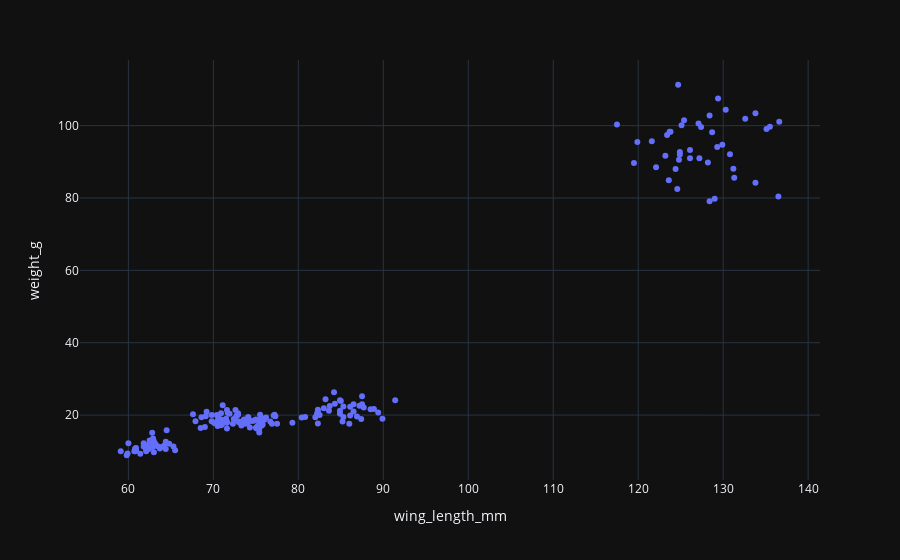

Notebook source saved alongside this figure:
### Code cell
import plotly.express as px
import pandas as pd

# Load prepared data
df = pd.read_csv("clean_ringing_data.csv")
# df = pd.read_csv("clean_ringing_data_phenology.csv")

# Basic workflow: One-liner command -> interactive figure
fig = px.scatter(df, x="wing_length_mm", y="weight_g")
fig.show() # Opens in browser/notebook

### Figure 1 — Plotly figure (JSON) as saved in the notebook; plotly's stock layout.template omitted (floating-point values rounded to 4 significant figures; data arrays with more than 128 entries replaced by an {"elided": "..."} marker saying what was removed)
{"data": [{"hovertemplate": "wing_length_mm=%{x}<br>weight_g=%{y}<extra></extra>", "legendgroup": "", "marker": {"color": "#636efa", "symbol": "circle"}, "mode": "markers", "name": "", "orientation": "v", "showlegend": false, "x": {"elided": "200 float values"}, "xaxis": "x", "y": {"elided": "200 float values"}, "yaxis": "y", "type": "scatter"}], "layout": {"xaxis": {"anchor": "y", "domain": [0.0, 1.0], "title": {"text": "wing_length_mm"}}, "yaxis": {"anchor": "x", "domain": [0.0, 1.0], "title": {"text": "weight_g"}}, "legend": {"tracegroupgap": 0}, "margin": {"t": 60}}}
